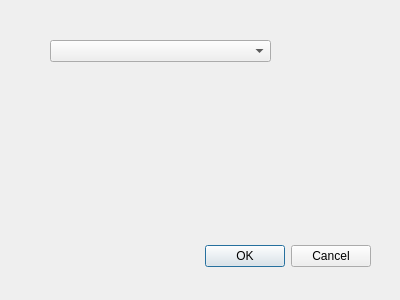
<?xml version="1.0" encoding="UTF-8"?>
<ui version="4.0">
 <class>Dialog</class>
 <widget class="QDialog" name="Dialog">
  <property name="geometry">
   <rect>
    <x>0</x>
    <y>0</y>
    <width>400</width>
    <height>300</height>
   </rect>
  </property>
  <property name="windowTitle">
   <string>Dialog</string>
  </property>
  <widget class="QDialogButtonBox" name="buttonBox">
   <property name="geometry">
    <rect>
     <x>30</x>
     <y>240</y>
     <width>341</width>
     <height>32</height>
    </rect>
   </property>
   <property name="orientation">
    <enum>Qt::Horizontal</enum>
   </property>
   <property name="standardButtons">
    <set>QDialogButtonBox::Cancel|QDialogButtonBox::Ok</set>
   </property>
  </widget>
  <widget class="QComboBox" name="comboBox">
   <property name="geometry">
    <rect>
     <x>50</x>
     <y>40</y>
     <width>221</width>
     <height>22</height>
    </rect>
   </property>
  </widget>
 </widget>
 <resources/>
 <connections>
  <connection>
   <sender>buttonBox</sender>
   <signal>accepted()</signal>
   <receiver>Dialog</receiver>
   <slot>accept()</slot>
   <hints>
    <hint type="sourcelabel">
     <x>248</x>
     <y>254</y>
    </hint>
    <hint type="destinationlabel">
     <x>157</x>
     <y>274</y>
    </hint>
   </hints>
  </connection>
  <connection>
   <sender>buttonBox</sender>
   <signal>rejected()</signal>
   <receiver>Dialog</receiver>
   <slot>reject()</slot>
   <hints>
    <hint type="sourcelabel">
     <x>316</x>
     <y>260</y>
    </hint>
    <hint type="destinationlabel">
     <x>286</x>
     <y>274</y>
    </hint>
   </hints>
  </connection>
 </connections>
</ui>
